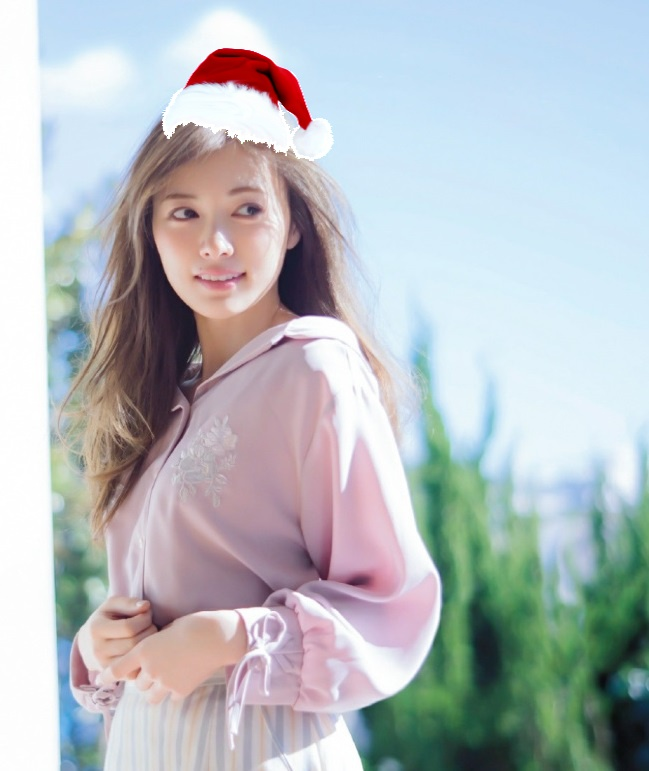
#> input picture exp12/code/christmas.jpg, 649 x 771 px
$ python Match.py
#> lines starting #> are read from the running program, lines starting #| are printed output that depends on the picture; after the words box and inside, x2 and y2 are one past the last pixel; in counts of white or black regions, pixels touching at a corner belong together
### exp12/code/codepackage.py
import cv2
import numpy as np


def getGrad(img0):
    img = cv2.GaussianBlur(img0, ksize=(7, 7), sigmaX=1.03) * 1.0
    cannyKerX = np.array([[-3, -10, -3],
                          [0, 0, 0],
                          [3, 10, 3]])
    cannyKerY = np.array([[-3, 0, 3],
                          [-10, 0, 10],
                          [-3, 0, 3]])
    grad_x = cv2.filter2D(img, ddepth=-1, kernel=cannyKerX, anchor=(-1, -1)) / 16
    grad_y = cv2.filter2D(img, ddepth=-1, kernel=cannyKerY, anchor=(-1, -1)) / 16
    grad_norm = np.power(np.add(np.power(grad_x, 2), np.power(grad_y, 2)), 0.5)
    grad_direct = np.arctan(np.divide(grad_y, np.add(grad_x, 0.000001)))
    M = grad_norm.shape[0]
    N = grad_norm.shape[1]
    for i in range(M):
        for j in range(N):
            if grad_x[i, j] < 0:
                grad_direct[i, j] = grad_direct[i, j] + np.pi
            if grad_direct[i, j] < 0:
                grad_direct[i, j] = grad_direct[i, j] + (np.pi * 2)
    tmpimg = np.array(img0)  # np.array Gouzao
    # cv2.imshow("grayImg", tmpimg)
    # cv2.waitKey(0)
    for i in range(0, M, 10):
        for j in range(0, N, 10):
            endx = i + int(np.cos(grad_direct[i, j]) * 5)
            endy = j + int(np.sin(grad_direct[i, j]) * 5)
            tmpimg = cv2.line(tmpimg, (j, i), (endy, endx), 255)  # Draw Direction
    # cv2.imshow("theGrad", tmpimg)
    # cv2.waitKey(0)
    return grad_norm, grad_direct


def subGraph(img, direct, x, y, main_direct):
    N = img.shape[0]
    M = img.shape[1]
    ret = np.zeros((16, 16))
    ret2 = np.zeros((16, 16))
    for i in range(-8, 8):
        for j in range(-8, 8):
            r = np.power((np.power(i, 2) + np.power(j, 2)), 0.5)
            theta = np.arctan(j * 1.0 / (i + 0.000001))
            if i < 0:
                theta += np.pi
            if theta < 0:
                theta += (np.pi * 2)
            theta += main_direct
            if theta > (np.pi * 2):
                theta -= (np.pi * 2)
            rx = x * 1.0 + r * np.cos(theta)
            ry = y * 1.0 + r * np.sin(theta)
            rx = min(int(np.rint(rx)), N - 1)
            rx = max(rx, 0)
            ry = min(int(np.rint(ry)), M - 1)
            ry = max(ry, 0)
            ret[i + 8, j + 8] = img[rx, ry]
            ret2[i + 8, j + 8] = direct[rx, ry] - main_direct
            if ret2[i + 8, j + 8] < 0:
                ret2[i + 8, j + 8] = ret2[i + 8, j + 8] + (np.pi * 2)
    return ret, ret2


def getKPandDES(img, MaxCorner):
    M = img.shape[0]
    N = img.shape[1]
    kp = cv2.goodFeaturesToTrack(img, maxCorners=MaxCorner,
                                 qualityLevel=0.03, minDistance=10)
    kp = kp.tolist()
    MaxCorner = len(kp)
    des = np.zeros((MaxCorner, 128))
    grad_norm, grad_direct = getGrad(img)
    main_direct_list = [0.0] * MaxCorner
    for ip in range(MaxCorner):
        p = kp[ip]
        y = int(p[0][0])
        x = int(p[0][1])
        if ((x - 8 < 1) or (x + 8 > M - 1)
                or (y - 8 < 1) or (y + 8 > N - 1)):
            continue
        sub_norm = np.array(grad_norm[x - 8:x + 8, y - 8:y + 8])
        sub_direct = np.array(grad_direct[x - 8:x + 8, y - 8:y + 8])
        main_direct_bin = np.zeros((1, 36))
        for i in range(16):
            for j in range(16):
                ind = int(sub_direct[i, j] * 18 / np.pi)
                main_direct_bin[0, ind] += sub_norm[i, j]
        main_direct = np.argmax(main_direct_bin) * (np.pi / 18) + (np.pi / 36)
        sub_norm, sub_direct = subGraph(img, grad_direct, x, y, main_direct)
        main_direct_list[ip] = main_direct
        deslist = [0.0] * 128
        for i in range(16):
            for j in range(16):
                ind = (((i // 4) * 4) + (j // 4)) * 8
                ind += int(sub_direct[i, j] * 4 / np.pi)
                deslist[ind] += sub_norm[i, j]
        des[ip, :] = np.reshape(np.array(deslist), (1, 128))
    img_tmp = np.array(img)
    for ip in range(MaxCorner):
        begy = int(kp[ip][0][0])
        begx = int(kp[ip][0][1])
        endy = begy + int(30 * np.sin(main_direct_list[ip]))
        endx = begx + int(30 * np.cos(main_direct_list[ip]))
        img_tmp = cv2.line(img_tmp, (begy, begx), (endy, endx), 255, 2)
    # cv2.imshow("Direction", img_tmp)
    # cv2.waitKey(0)
    kplist = []
    for i in range(MaxCorner):
        x = kp[i][0][0]
        y = kp[i][0][1]
        kplist.append(cv2.KeyPoint(x, y, _size=grad_norm[int(y), int(x)]))
    return kplist, np.array(des, dtype=np.float32)


# [47 lines left out: functions getIMGpyramid, drawKPDES, not called in this run]

### exp12/code/Match.py
import cv2
import numpy as np
from codepackage import *
import os
import pickle as pk


# [42 lines left out: functions countMatchNumber, showBestMatch, not called in this run]


if __name__ == "__main__":
    tofind = "christmas.jpg"
    img_target_color = cv2.imread(tofind, cv2.IMREAD_COLOR)
#> img_target_color is the input picture: shape (771, 649, 3); mean B, G, R 192.2, 188.2, 182
    img_target = cv2.imread(tofind, cv2.IMREAD_GRAYSCALE)
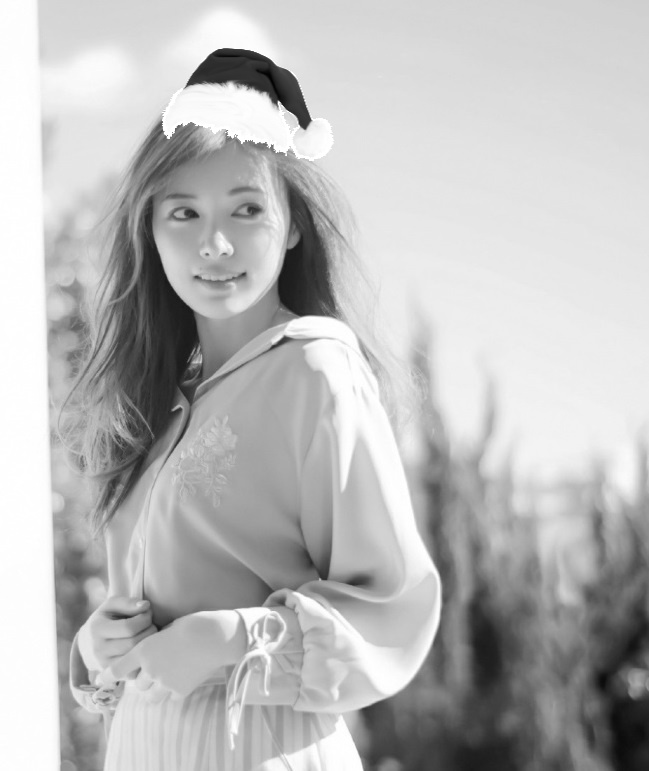
#> img_target: shape (771, 649); min 1, max 255, mean 186.8
    kp1, des1 = getKPandDES(img_target, 200)
#> in getKPandDES, `kp = cv2.goodFeaturesToTrack(img, maxCorners=MaxCorner, qualityLevel=0..`: kp = 90 rows, first 8: [278, 101], [168, 138], [272, 145], [232, 137], [245, 140], [183, 125], [305, 129], [161, 121]
#> in getKPandDES, `kp = kp.tolist()`: kp = 90 items
#> in getKPandDES, `MaxCorner = len(kp)`: MaxCorner = 90
#> in getGrad, `grad_y = cv2.filter2D(img, ddepth=-1, kernel=cannyKerY, anchor=(-1, -1..`:
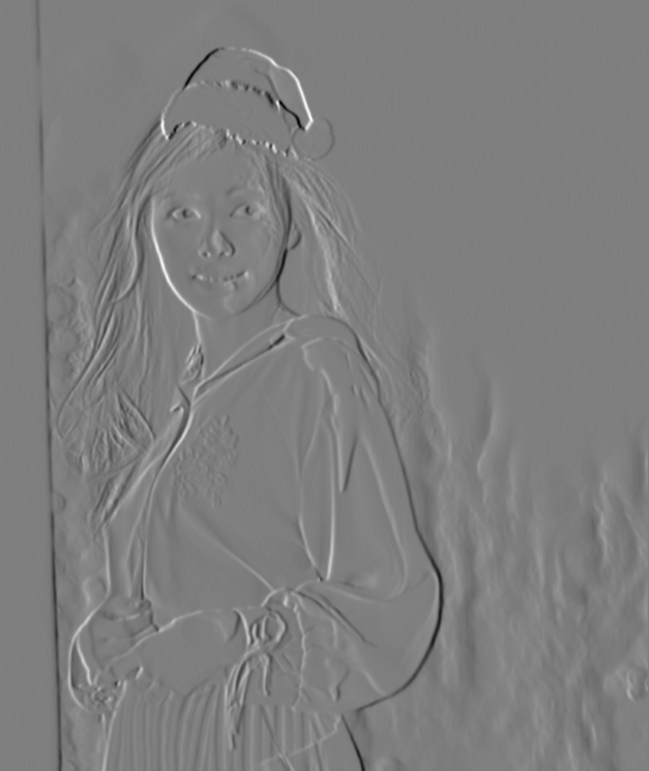
#> grad_y: shape (771, 649) float64; min -105.1, max 105.7, mean -0.2; drawn with min black and max white
#> in getGrad, `grad_norm = np.power(np.add(np.power(grad_x, 2), np.power(grad_y, 2)),..`:
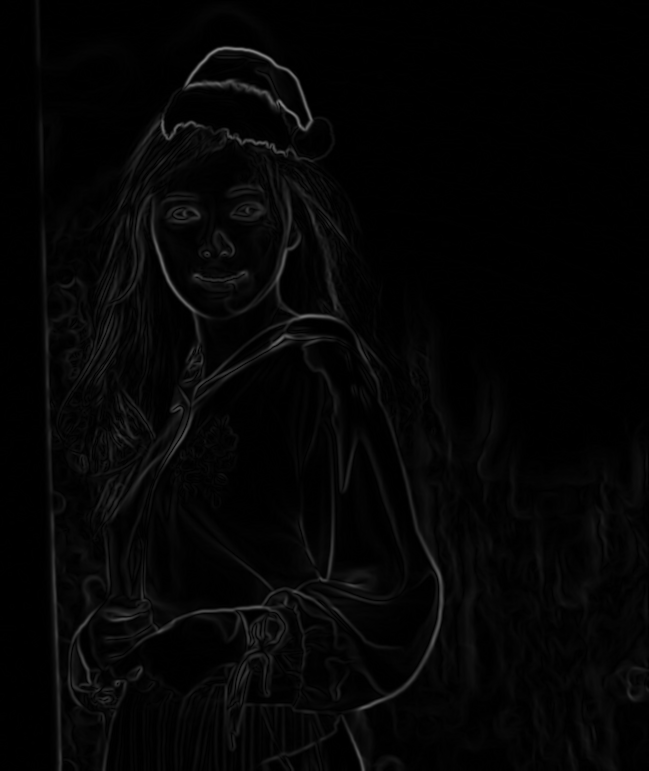
#> grad_norm: shape (771, 649) float64; min 0, max 129.1, mean 5.1
#> in getGrad, `grad_direct = np.arctan(np.divide(grad_y, np.add(grad_x, 0.000001)))`:
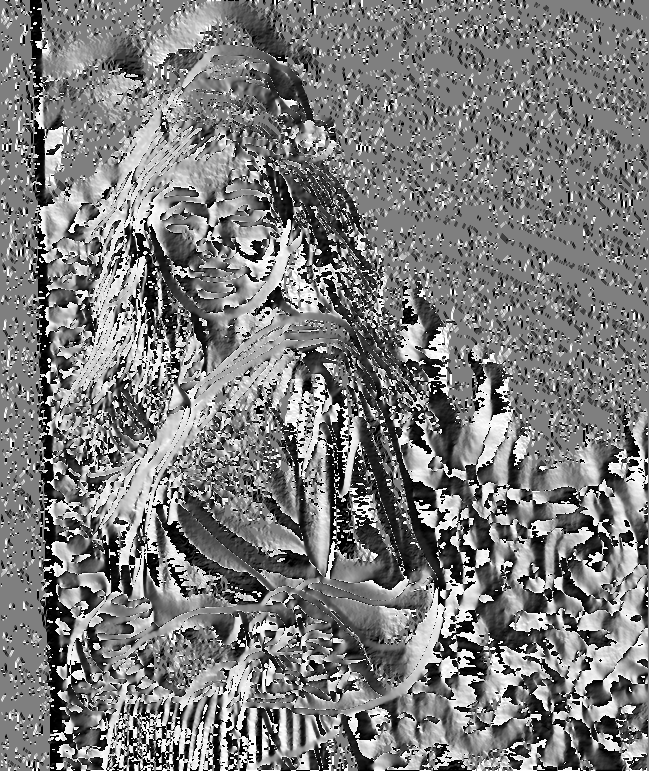
#> grad_direct: shape (771, 649) float64; min -1.57, max 1.57, mean -0.0392; drawn with min black and max white
#> after the loop in getGrad, `for i in range(M):`:
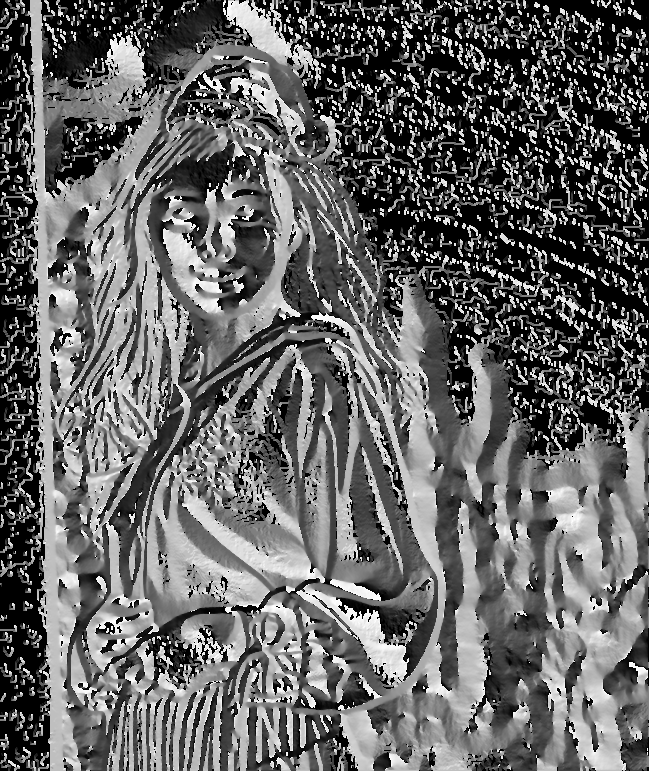
#> grad_direct: shape (771, 649) float64; min 0, max 6.28, mean 2.51; drawn with min black and max white
#> after the loop in getGrad, `for i in range(0, M, 10):`:
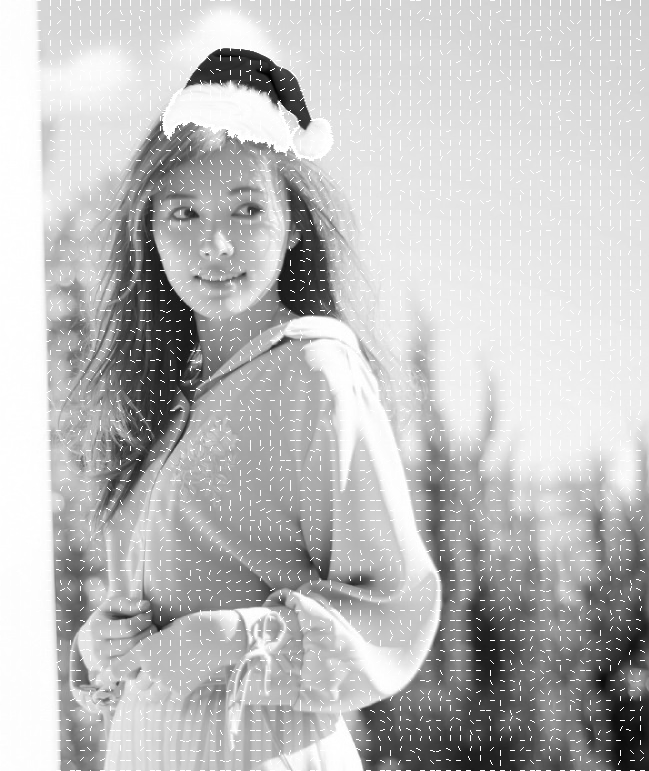
#> tmpimg: shape (771, 649); 5.04% of pixels changed, all inside (x1, y1, x2, y2) = (0, 0, 645, 771)
#> in getKPandDES, `main_direct_list = [0.0] * MaxCorner`: main_direct_list = 90 values from 0 to 0
#> the loop in getKPandDES, `for ip in range(MaxCorner):` made 90 passes
#> (y, x) on passes 1 to 12: (278, 101), (168, 138), (272, 145), (232, 137), (245, 140), (183, 125), (305, 129), (161, 121), (196, 125), (255, 143), (311, 120), (187, 85)
#> after the loop in getKPandDES, `for ip in range(MaxCorner):`: main_direct_list = 90 values, max 6.2 at index 29, min 0.0873 at index 15, mean 2.89
#> the loop in getKPandDES, `for ip in range(MaxCorner):` made 90 passes
#> (begy, begx, endy, endx) on passes 1 to 12: (278, 101, 254, 118), (168, 138, 144, 121), (272, 145, 299, 133), (232, 137, 253, 116), (245, 140, 266, 119), (183, 125, 171, 98), (305, 129, 329, 146), (161, 121, 137, 104), (196, 125, 208, 98), (255, 143, 253, 114), (311, 120, 339, 113), (187, 85, 160, 73)
#> after the loop in getKPandDES, `for ip in range(MaxCorner):`:
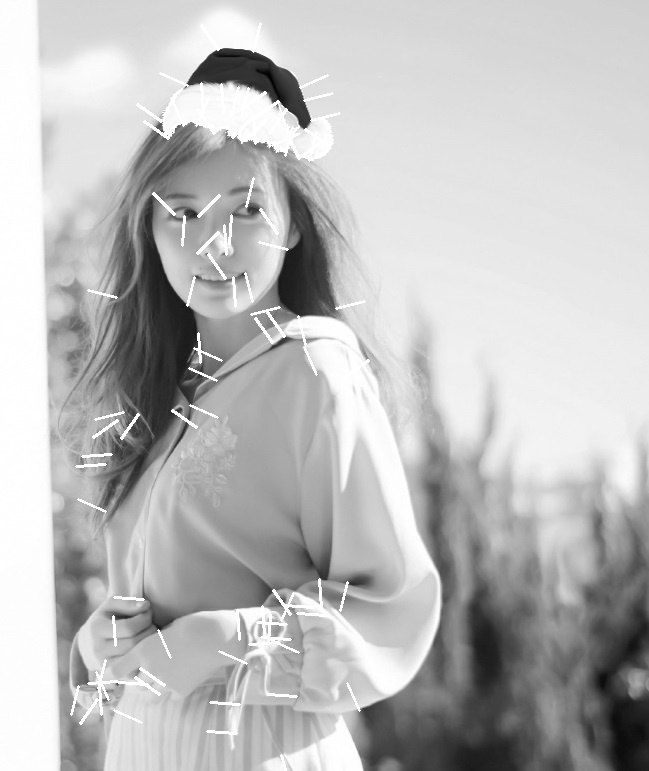
#> img_tmp: shape (771, 649); min 1, max 255, mean 187.8
#> the loop in getKPandDES, `for i in range(MaxCorner):` made 1 pass
#> after the loop in getKPandDES, `for i in range(MaxCorner):`: kplist = []
#> (the run stopped early here; a loop or call above may not have finished)

$ run again, with exp12/code/target.jpg copied over exp12/code/christmas.jpg
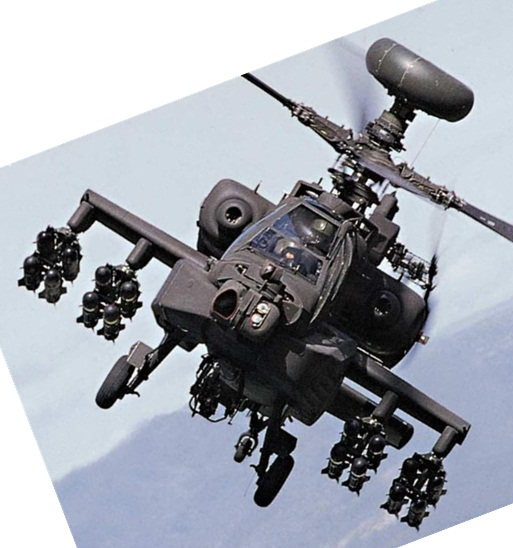
#> input picture exp12/code/target.jpg, 513 x 548 px
#> img_target_color is the input picture: shape (548, 513, 3); mean B, G, R 173.1, 164.6, 160.6
#> in getKPandDES, `kp = cv2.goodFeaturesToTrack(img, maxCorners=MaxCorner, qualityLevel=0..`: kp = 200 rows, first 8: [113, 285], [414, 111], [406, 121], [42, 273], [362, 224], [377, 267], [135, 390], [355, 162]
#> in getKPandDES, `kp = kp.tolist()`: kp = 200 items
#> MaxCorner = 200
#> after the loop in getGrad, `for i in range(0, M, 10):`:
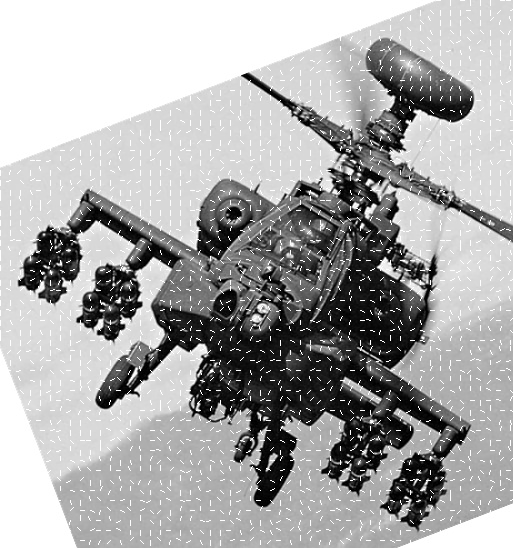
#> tmpimg: shape (548, 513); min 0, max 255, mean 168.4
#> in getKPandDES, `main_direct_list = [0.0] * MaxCorner`: main_direct_list = 200 values from 0 to 0
#> the loop in getKPandDES, `for ip in range(MaxCorner):` made 200 passes
#> after the loop in getKPandDES, `for ip in range(MaxCorner):`: main_direct_list = 200 values, max 6.2 at index 72, min 0.0873 at index 81, mean 3.23
#> the loop in getKPandDES, `for ip in range(MaxCorner):` made 200 passes
#> (begy, begx, endy, endx) on passes 1 to 3: (113, 285, 130, 309), (414, 111, 438, 128), (406, 121, 430, 138)
#> after the loop in getKPandDES, `for ip in range(MaxCorner):`:
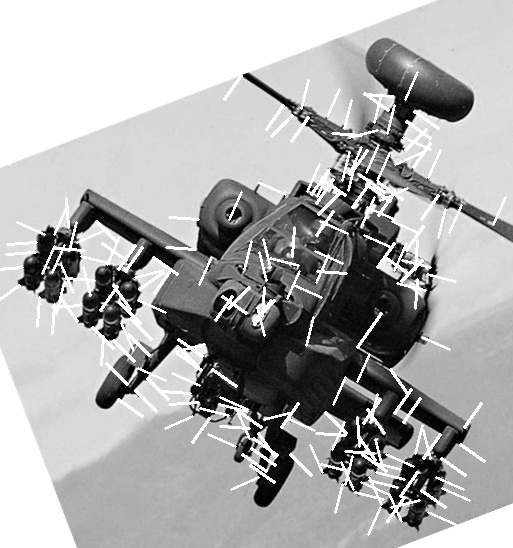
#> img_tmp: shape (548, 513); min 0, max 255, mean 171.7
#> the loop in getKPandDES, `for i in range(MaxCorner):` made 1 pass
#> after the loop in getKPandDES, `for i in range(MaxCorner):`: kplist = []

$ run again, with exp12/code/matchcri.png saved as exp12/code/christmas.jpg
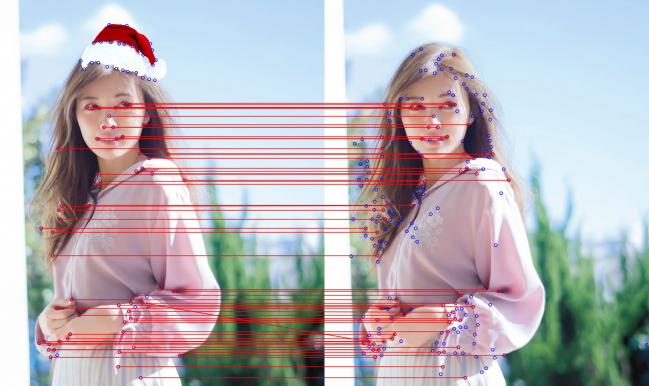
#> input picture exp12/code/matchcri.png, 1298 x 771 px (shown at 1/2 size)
#> img_target_color is the input picture: shape (771, 1298, 3); mean B, G, R 184.2, 179.1, 184.9
#> in getKPandDES, `kp = cv2.goodFeaturesToTrack(img, maxCorners=MaxCorner, qualityLevel=0..`: kp = 200 rows, first 8: [168, 137], [232, 136], [278, 102], [649, 642], [650, 712], [649, 755], [649, 630], [649, 608]
#> in getKPandDES, `kp = kp.tolist()`: kp = 200 items
#> MaxCorner = 200
#> after the loop in getGrad, `for i in range(0, M, 10):`:
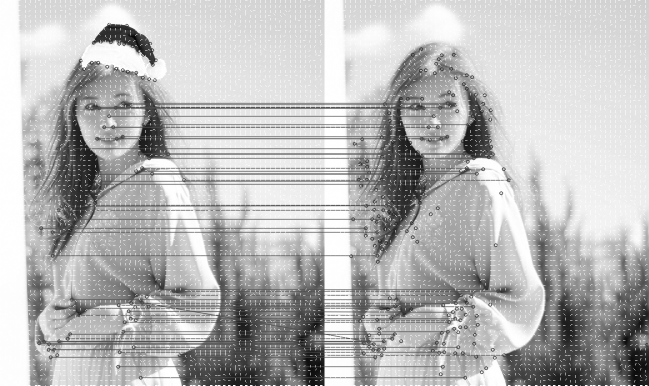
#> tmpimg: shape (771, 1298) (shown at 1/2 size); min 2, max 255, mean 185
#> in getKPandDES, `main_direct_list = [0.0] * MaxCorner`: main_direct_list = 200 values from 0 to 0
#> the loop in getKPandDES, `for ip in range(MaxCorner):` made 200 passes
#> after the loop in getKPandDES, `for ip in range(MaxCorner):`: main_direct_list = 200 values, max 6.2 at index 17, min 0.0873 at index 26, mean 2.87
#> the loop in getKPandDES, `for ip in range(MaxCorner):` made 200 passes
#> (begy, begx, endy, endx) on passes 1 to 3: (168, 137, 170, 108), (232, 136, 256, 119), (278, 102, 251, 114)
#> after the loop in getKPandDES, `for ip in range(MaxCorner):`:
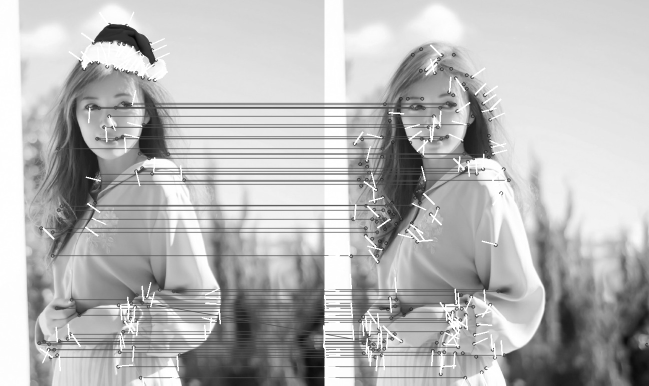
#> img_tmp: shape (771, 1298) (shown at 1/2 size); min 2, max 255, mean 182.9
#> the loop in getKPandDES, `for i in range(MaxCorner):` made 1 pass
#> after the loop in getKPandDES, `for i in range(MaxCorner):`: kplist = []
